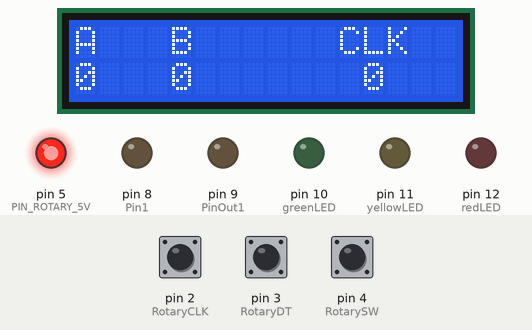
The sketch below on a simulated Arduino Uno, built with avr-gcc and run on an emulated ATmega328P. Parts: 16×2 character LCD, output pins drawn as LEDs (lit = HIGH). Dashed ring = blinking. Inputs (shaded band) come from the test bench; at power-on: pin 2 (RotaryCLK) HIGH, pin 4 (RotarySW) HIGH, pin 3 (RotaryDT) HIGH. What the sketch prints to the serial monitor is not drawn.

Above: at 4.2 s.
4.3 s: pin 2 (RotaryCLK) pulled LOW for 0.75 s
At 4.7 s:
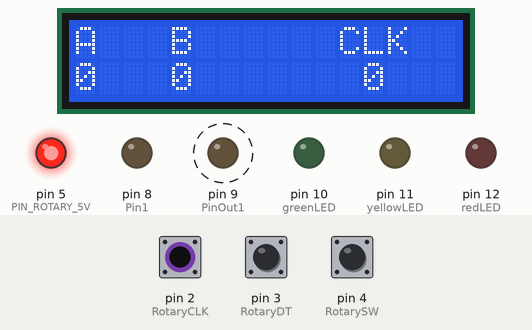
7.0 s: pin 4 (RotarySW) pulled LOW for 0.75 s
At 7.8 s:
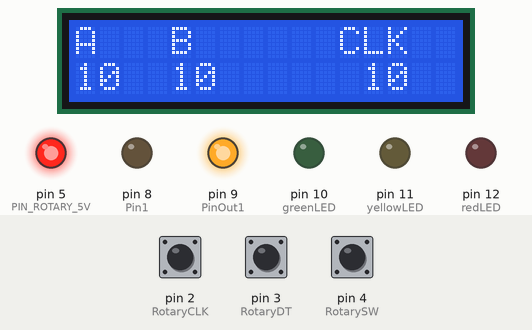
9.2 s: pin 2 (RotaryCLK) pulled LOW for 1 s
At 11.4 s:
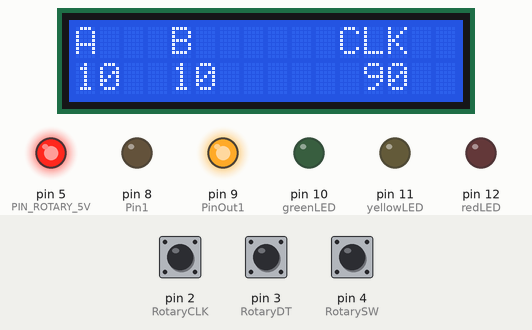
11.7 s: pin 4 (RotarySW) pulled LOW for 1 s
At 12.0 s:
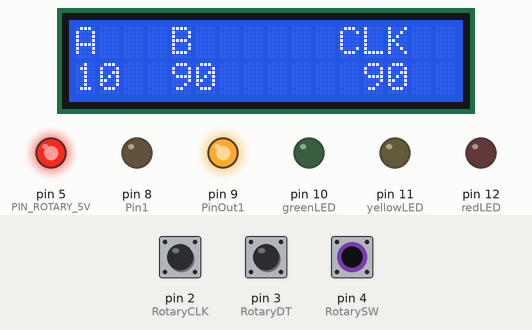
Timing chart, 0 to 14.7 s (numbered marks = the images above; inputs shaded):
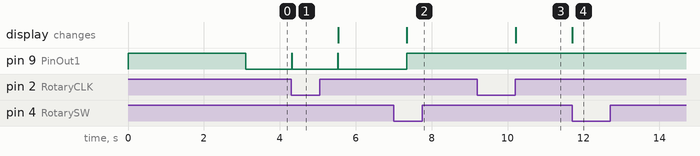

Measured:
- after the input at 4.3 s, pin 9 (PinOut1): alternates HIGH for 0.02 s and LOW for 1.2 s, starting at once
- after the input at 7.0 s, pin 9 (PinOut1): LOW → HIGH after 0.34 s; the display: changes after 0.35 s (image 2)
- after the input at 9.2 s, the display: changes after 1.0 s (image 3)
- after the input at 11.7 s, the display: changes at once (image 4)

The sketch:

menu_na_enkoderze_i_LCD.ino
```cpp
//16x2 LCD
#include <LiquidCrystal_I2C.h> //SDA = A4, SCL = A5
LiquidCrystal_I2C lcd(0x27, 16, 2);

const int Pin1 = 8;
const int PinOut1 = 9;
//Defining pins for rotary encoder
const int RotaryCLK = 2; //CLK pin on the rotary encoder
const int RotaryDT = 3; //DT pin on the rotary encoder
const int RotarySW = 4; //SW pin on the rotary encoder (Button function)
#define PIN_ROTARY_5V 5
#define PIN_ROTARY_GND 6

//Defining variables for rotary encoder and button
int ButtonCounter = 0; //counts the button clicks
int RotateCounter = 0; //counts the rotation clicks
bool rotated = true; //info of the rotation
bool ButtonPressed = false; //info of the button

//Statuses
int CLKNow;
int CLKPrevious;
int DTNow;
int DTPrevious;
int zadana1=0;
int zadana2;
int a=0;
int b=0;
int c=0;
int d=0;

// Timers
float TimeNow1;
float TimeNow2;

//LED things
//digital pins
const int whiteLED = 8;
const int blueLED = 9;
const int greenLED = 10;
const int yellowLED = 11;
const int redLED = 12;
//statuses (1/true: ON, 0/false: OFF)
bool whiteLEDStatus = false;
bool blueLEDStatus = false;
bool greenLEDStatus = false;
bool yellowLEDStatus = false;
bool redLEDStatus = false;
//------------------------------

//Drawing of the LCD layout
//W  B  G  Y  R   CLK
//0  0  0  0  0    1
int impuls;
int lastImpuls;
int licznik = 0;
int aaa=1;
int bbb;
  int RotateCounter2;
void setup()
{
Serial.begin(9600);

pinMode(Pin1, INPUT);
pinMode(PinOut1, OUTPUT);
pinMode(PIN_ROTARY_5V, OUTPUT);
pinMode(PIN_ROTARY_GND, OUTPUT);


digitalWrite(PIN_ROTARY_GND, LOW);
digitalWrite(PIN_ROTARY_5V, HIGH);


digitalWrite(PinOut1, HIGH);
    //Serial.begin(9600); //we don't use the serial in this example

  //------------------------------------------------------
  lcd.begin();                      // initialize the lcd
  lcd.backlight();
  //------------------------------------------------------
  lcd.setCursor(0,0); //Defining position to write from first row, first column .
  lcd.print("A   B      CLK");
  lcd.setCursor(0,1); //second line, 1st block
  lcd.print("0   0       0"); //You can write 16 Characters per line .
  delay(3000); //wait 3 sec
  //------------------------------------------------------
   //setting up pins
   pinMode(2, INPUT_PULLUP);
   pinMode(3, INPUT_PULLUP);
   pinMode(4, INPUT_PULLUP);

   pinMode(whiteLED, OUTPUT); //white LED
   pinMode(blueLED, OUTPUT); //blue LED
   pinMode(greenLED, OUTPUT); //green LED
   pinMode(yellowLED, OUTPUT); //yellow LED
   pinMode(redLED, OUTPUT); //red LED

  //LOW pins = LEDs are off. (LED + is connected to the digital pin)
   digitalWrite(whiteLED, LOW);
   digitalWrite(blueLED, LOW);
   digitalWrite(greenLED, LOW);
   digitalWrite(yellowLED, LOW);
   digitalWrite(redLED, LOW);

digitalWrite(PinOut1, HIGH);
  //Store states
  CLKPrevious = digitalRead(RotaryCLK);
  DTPrevious = digitalRead(RotaryDT);

  attachInterrupt(digitalPinToInterrupt(RotaryCLK), rotate, CHANGE);
  attachInterrupt(digitalPinToInterrupt(RotarySW), buttonPressed, FALLING); //either falling or rising but never "change".
  attachInterrupt(digitalPinToInterrupt(Pin1), impuls, FALLING);
  TimeNow1 = millis(); //Start timer 1
}


void loop()
{
  printLCD();
  ButtonChecker();

impuls = digitalRead(Pin1);
if(impuls != lastImpuls)
{
licznik++;
}
if(licznik>20)licznik=0;   //zabieg konwertujacy licznik aby były uwzglednione podwujne impulsy z czujnika
lastImpuls = impuls;
Serial.println(licznik);


if ((a == licznik) && (aaa == 1))
{
  digitalWrite(PinOut1, LOW);
  delay(300);
  digitalWrite(PinOut1, HIGH);
  aaa=0;
  bbb=1;
  licznik = 0;

}

if ((b == licznik) && (bbb == 1))
{
  digitalWrite(PinOut1, LOW);
  delay(300);
  digitalWrite(PinOut1, HIGH);
  aaa=1;
  bbb=0;
  licznik = 0;

}

  if(Pin1 == HIGH)
  {
    impuls++;
  }
}

void buttonPressed()
{
  //This timer is a "software debounce". It is not the most effective solution, but it works
  TimeNow2 = millis();
  if(TimeNow2 - TimeNow1 > 500)
  {
    ButtonPressed = true;

  }
  TimeNow1 = millis();  //"reset" timer; the next 500 ms is counted from this moment
zadana1++;

}

void rotate()
{
  CLKNow = digitalRead(RotaryCLK); //Read the state of the CLK pin

  // If last and current state of CLK are different, then a pulse occurred
    if (CLKNow != CLKPrevious  && CLKNow == 1)
    {
    // If the DT state is different than the CLK state then
    // the encoder is rotating CCW so increase
      if (digitalRead(RotaryDT) != CLKNow)
      {
      RotateCounter++;

      if(RotateCounter > 10)
      {
       RotateCounter = 1;
      }

      }
      else
      {
      RotateCounter--;

      if(RotateCounter < 1)
      {
        RotateCounter = 10;
      }

      }
    }

  CLKPrevious = CLKNow;  // Store last CLK state
  rotated = true;
}


void printLCD()
{

    if(rotated == true) //refresh the CLK
    {
      lcd.print("                ");
      lcd.setCursor(12,1);
      RotateCounter2=RotateCounter*2;//zabieg konwertujacy licznik aby były uwzglednione podwujne impulsy z czujnika

      lcd.print(RotateCounter);

      rotated = false;
    }

}


void ButtonChecker() //this is basically the menu part. keep track of the buttonpressed and rotatecounter for navigation
{
  if(digitalRead(RotarySW) == LOW)
  {
    switch(zadana1)
    {
      case 0:

  a=RotateCounter2;    //zabieg konwertujacy licznik aby były uwzglednione podwujne impulsy z czujnika
  lcd.setCursor(0,1);
c=a*0.5;   //zabieg konwertujacy licznik aby były uwzglednione podwujne impulsy z czujnika
  lcd.print(c);
  zadana1++;

      break;

      case 1:

  b=RotateCounter2;  //zabieg konwertujacy licznik aby były uwzglednione podwujne impulsy z czujnika
d=b*0.5;   //zabieg konwertujacy licznik aby były uwzglednione podwujne impulsy z czujnika
  lcd.setCursor(4,1);

  lcd.print(d);


      break;

//      case 2:
//      if(greenLEDStatus == false)
//      {
 //       greenLEDStatus = true;
  //      digitalWrite(greenLED, HIGH);
   //
    //  }
   //   else
   //   {
   //     greenLEDStatus = false;
   //     digitalWrite(greenLED, LOW);
  //    }
//
//      lcd.setCursor(4,1); // Defining positon to write from second row, first column .
 //     lcd.print(greenLEDStatus);
  //    break;

  //    case 3:
  //    if(yellowLEDStatus == false)
  //    {
  //      yellowLEDStatus = true;
   //     digitalWrite(yellowLED, HIGH);
    //  }
    //  else
    //  {
    //    yellowLEDStatus = false;
    //    digitalWrite(yellowLED, LOW);
   //   }
   //   lcd.setCursor(6,1); // Defining positon to write from second row, first column .
   //   lcd.print(yellowLEDStatus);
   //
   //   break;
    //
  //    case 4:
  //    if(redLEDStatus == false)
   //   {
   //    redLEDStatus = true;
   //    digitalWrite(redLED, HIGH);
 //
 //     }
  //    else
  //    {
   //     redLEDStatus = false;
    //    digitalWrite(redLED, LOW);
  //    }
//
 //     lcd.setCursor(8,1); // Defining positon to write from second row, first column .
  //    lcd.print(redLEDStatus);
   //   break;
}
}
  ButtonPressed = false; //reset this variable
}
```
